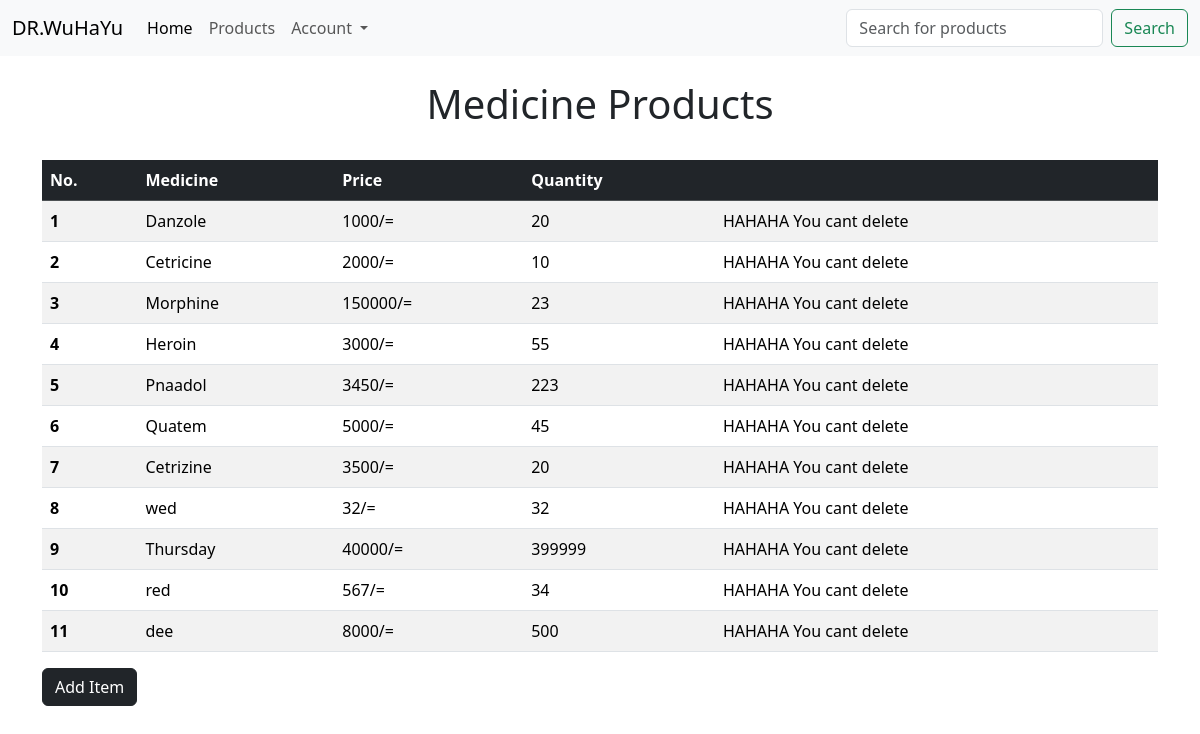
Before: /products/ with the older database file.
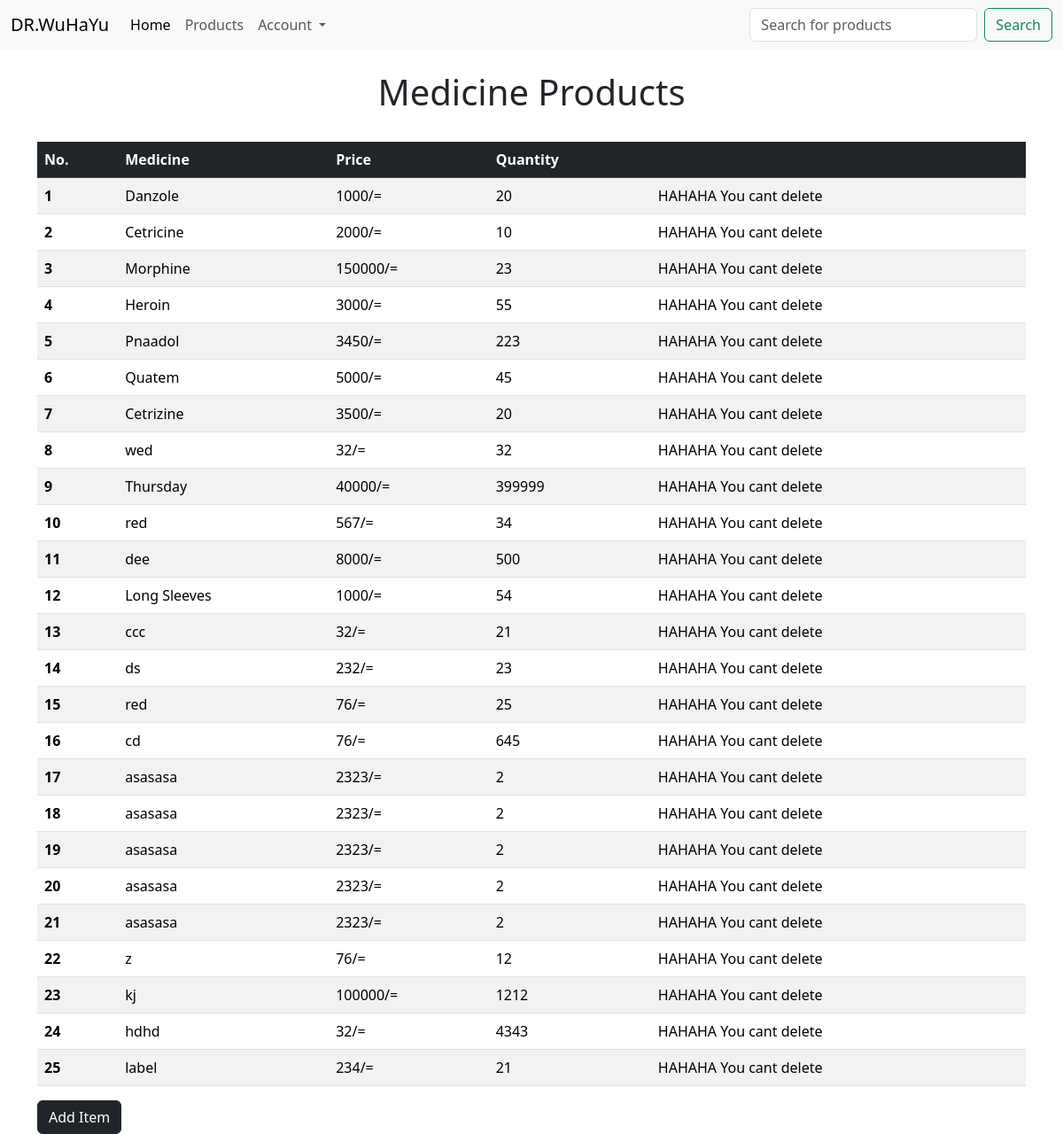
After: the same page with the newer database file.
### kalimunda/models.py (models this page shows, shortened)
class Medicine(models.Model):
    name = models.CharField(max_length=20)
    category = models.ForeignKey(Category, null=True, blank=True, on_delete=models.CASCADE)
    quantity = models.IntegerField()
    price = models.IntegerField()
    class Meta:
        verbose_name_plural = "Medicine"

### kalimunda/views.py (the view)
# urls.py: path('products/', views.products, name="products"),
def products(request):
    medicine = Medicine.objects.all()
    return render(request, 'products.html', {"medicine":medicine})

### kalimunda/templates/products.html (shortened to what this page needs)
{% extends 'base.html' %}
{% block content %}
<br>
<div class="container">
    <center><h1>Medicine Products</h1></center><br>
    <table class="table table-striped table-hover">
        <thead class="table-dark">
          <tr>
            <th scope="col">No.</th>
            <th scope="col">Medicine</th>
            <th scope="col">Price</th>
            <th scope="col">Quantity</th>
            <th scope="col"></th>
          </tr>
        </thead>
        <tbody>
           {% for medicine in medicine %}
        <tr>
            <th scope="row">{{ medicine.id }}</th>
            <td> <a class="page-link" href="{% url 'view_item' medicine.id %}">{{ medicine.name }}</a></td>
            <td>{{ medicine.price }}/=</td>
            <td>{{ medicine.quantity }}</td>
            {% if user.is_superuser %}
            <td><a href="{% url 'delete' medicine.id %}" style="text-align: right !important;" type="submit" class="btn btn-outline-danger btn-sm">Delete</a></td>
            {% else %}
            <td> HAHAHA You cant delete</td>
            {% endif %}
        </tr>
          {% endfor %}
        </tbody>
      </table>
      <a href="{% url 'add_item' %}" class="btn btn-dark">Add Item</a>
</div>
{% endblock %}

### kalimunda/templates/base.html (shortened to what this page needs)
{% load static %}
<!DOCTYPE html>
<html lang="en">
<head>
    <link href="https://cdn.jsdelivr.net/npm/bootstrap@5.3.3/dist/css/bootstrap.min.css" rel="stylesheet">
</head>
<body>
    <nav class="navbar navbar-expand-lg bg-body-tertiary">
        <div class="container-fluid">
          <a class="navbar-brand" href="#">DR.WuHaYu</a>
          <div class="collapse navbar-collapse" id="navbarSupportedContent">
            <ul class="navbar-nav me-auto mb-2 mb-lg-0">
              <li class="nav-item">
                <a class="nav-link active" aria-current="page" href="{% url 'home' %}">Home</a>
              </li>
              <li class="nav-item">
                <a class="nav-link" href="{% url 'products' %}">Products</a>
              </li>
              <li class="nav-item dropdown">
                <a class="nav-link dropdown-toggle" href="#" role="button" data-bs-toggle="dropdown" aria-expanded="false">
                  Account
                </a>
              </li>
            </ul>
            <form class="d-flex" role="search" method="POST" action="{% url 'search_item' %}">
              <input class="form-control me-2" type="search" placeholder="Search for products"
               aria-label="Search" name="searched">
              <button class="btn btn-outline-success" type="submit">Search</button>
            </form>
          </div>
        </div>
      </nav>
      {% block content %}
      {% endblock %}
</body>
</html>

Changed rows visible on the page:
added Medicine: id "12", name "Long Sleeves", price "1000", quantity "54"
added Medicine: id "13", name "ccc", price "32", quantity "21"
added Medicine: id "14", name "ds", price "232", quantity "23"
added Medicine: id "15", name "red", price "76", quantity "25"
added Medicine: id "16", name "cd", price "76", quantity "645"
added Medicine: id "17", name "asasasa", price "2323", quantity "2"
added Medicine: id "18", name "asasasa", price "2323", quantity "2"
added Medicine: id "19", name "asasasa", price "2323", quantity "2"
added Medicine: id "20", name "asasasa", price "2323", quantity "2"
added Medicine: id "21", name "asasasa", price "2323", quantity "2"
added Medicine: id "22", name "z", price "76", quantity "12"
added Medicine: id "23", name "kj", price "100000", quantity "1212"
added Medicine: id "24", name "hdhd", price "32", quantity "4343"
added Medicine: id "25", name "label", price "234", quantity "21"
